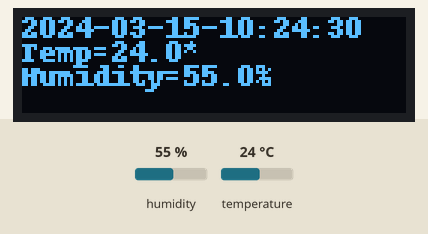
Bench run of a program on a simulated Raspberry Pi (BCM pin numbers). Shown: 128×32 one-colour display. The test bench sets the inputs (shaded band); at power-on: humidity 55 %, temperature 24 °C. The clock reads 2024-03-15 10:24:30 at power-on unless the program sets it.

Above: at 1.2 s.
1.3 s: humidity set to 22 %
At 2.7 s:
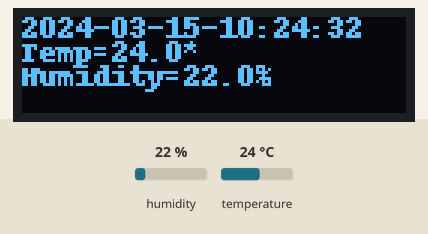
5.3 s: temperature set to 12 °C
At 6.6 s:
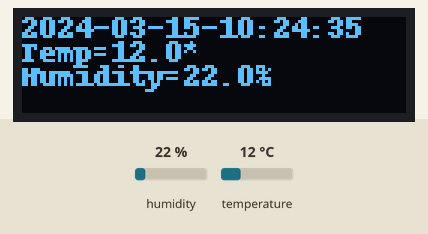
8.5 s: humidity set to 40 %
At 9.5 s:
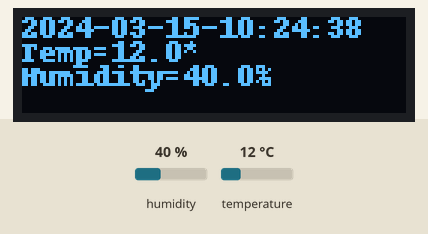
11.6 s: temperature set to 19 °C
At 12.3 s:
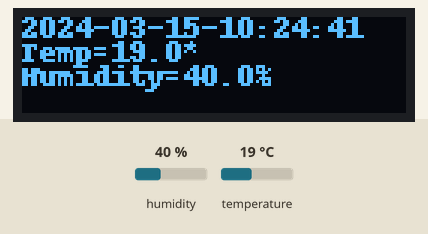
Timing chart, 0 to 14.6 s (numbered marks = the images above; inputs shaded):
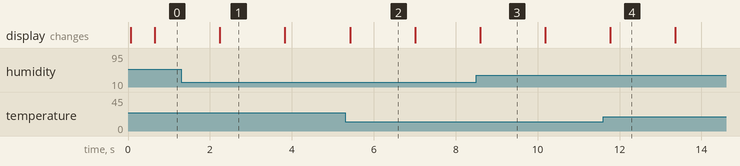

Measured:
- what the display in image 1 shows lasts 1.6 s, from 2.2 s to 3.8 s

The program:

viewDHT11.py
```python
#!/usr/bin/python
import time

import Adafruit_GPIO.SPI as SPI
import Adafruit_SSD1306
import Adafruit_DHT

from PIL import Image
from PIL import ImageDraw
from PIL import ImageFont

import subprocess

# Raspberry Pi pin configuration:
RST = None     # on the PiOLED this pin isnt used
# Note the following are only used with SPI:
DC = 23
SPI_PORT = 0
SPI_DEVICE = 0

disp = Adafruit_SSD1306.SSD1306_128_32(rst=RST)

# Initialize library.
disp.begin()

# Clear display.
disp.clear()
disp.display()

# Create blank image for drawing.
# Make sure to create image with mode '1' for 1-bit color.
width = disp.width
height = disp.height
image = Image.new('1', (width, height))

# Get drawing object to draw on image.
draw = ImageDraw.Draw(image)

# Draw a black filled box to clear the image.
draw.rectangle((0,0,width,height), outline=0, fill=0)

# Draw some shapes.
# First define some constants to allow easy resizing of shapes.
padding = -2
top = padding
bottom = height-padding
# Move left to right keeping track of the current x position for drawing shapes.
x = 0


# Load default font.
font = ImageFont.load_default()

# Alternatively load a TTF font.  Make sure the .ttf font file is in the same directory as the python script!
# Some other nice fonts to try: http://www.dafont.com/bitmap.php
# font = ImageFont.truetype('Minecraftia.ttf', 8)

while True:
    # Draw a black filled box to clear the image.
    draw.rectangle((0,0,width,height), outline=0, fill=0)

    sensor  = 11 # 传感器型号
    pin = 22 # 针脚

    humidity, temperature = Adafruit_DHT.read_retry(sensor, pin)

    if humidity is not None and temperature is not None:
        Temp = 'Temp={0:0.1f}*'.format(temperature)
        H = 'Humidity={0:0.1f}%'.format(humidity)

    now = time.strftime("%Y-%m-%d-%H:%M:%S", time.localtime())
    draw.text((x, top),       str(now),  font=font, fill=255)
    draw.text((x, top+8),     str(Temp), font=font, fill=255)
    draw.text((x, top+16),     str(H), font=font, fill=255)

    # Display image.
    disp.image(image)
    disp.display()
    time.sleep(1)
```
